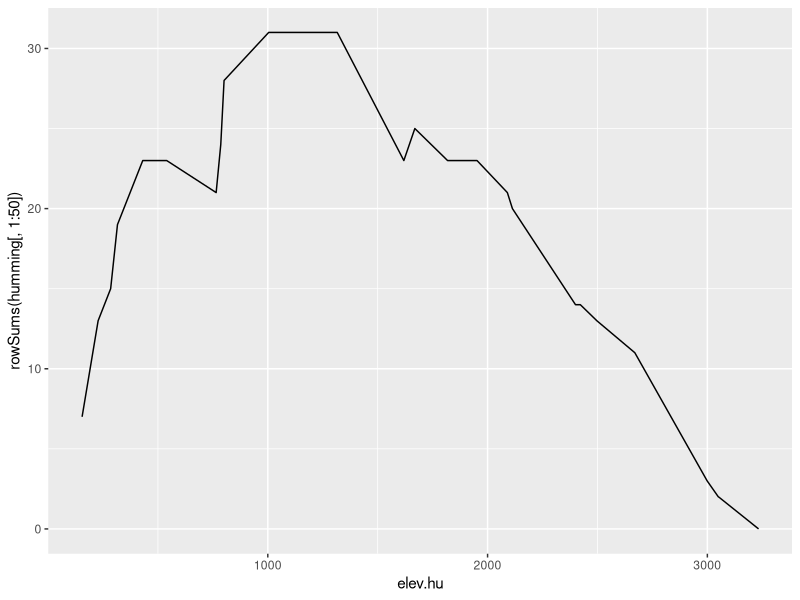
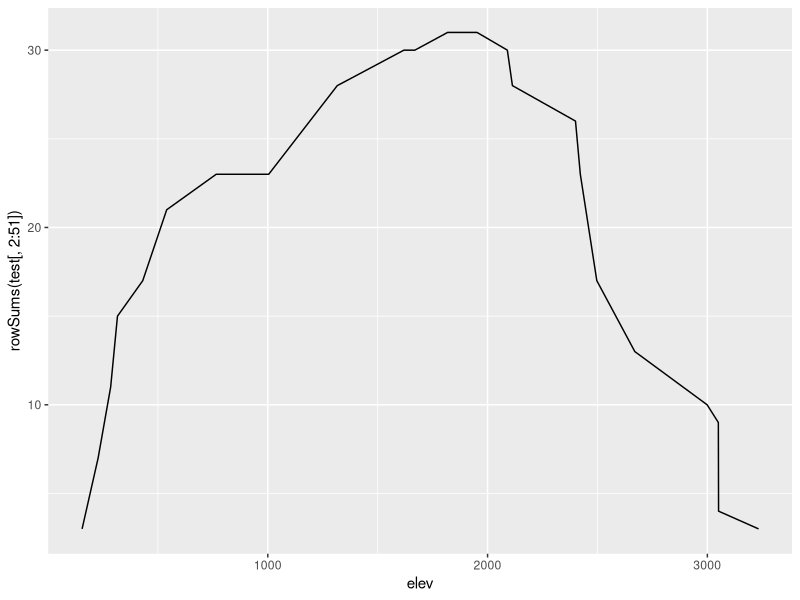
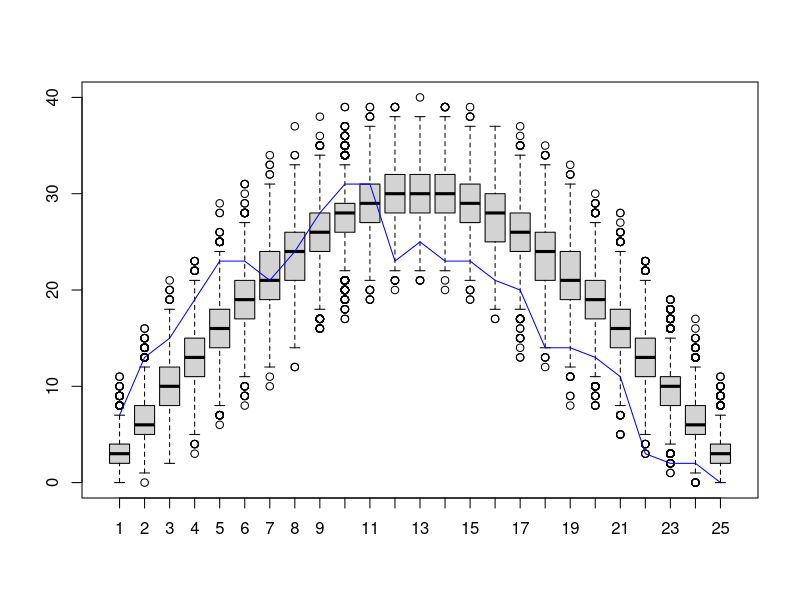

These charts were generated, in order, by the following R code: (Note: this script raises an error after producing the figures.)
setwd("~/Desktop/GitHub/PermuteSeminar-2014/Null models")

humming <- read.table("Hummingbirds.txt", header = T, row.names = 1)
hylids <- read.table("Hylids.txt", header = T, row.names = 1)

elev.hu <- as.numeric(gsub("Elev_", "", rownames(humming)))
elev.hy <- as.numeric(gsub("Elev_", "", rownames(hylids)))

require(ggplot2)
ggplot(humming, aes(x = elev.hu, y = rowSums(humming[,1:50]))) + geom_path()

## Function to permute ranges
permute_range <- function(data){
  elev <- as.numeric(gsub("Elev_", "", rownames(data)))
  # Calculate range sizes for each species
  rangeSize <- colSums(data)
  # Create matrix to fill with new ranges
  new.ranges <- matrix(nrow = length(elev), ncol = length(rangeSize))
  # For loop to shift range for each species
  for(i in 1:length(rangeSize)){
    perm.mat <- matrix(0,nrow = length(elev), ncol = 1)
    upperlim <- length(elev) - rangeSize[i]
    start <- sample(c(1:upperlim), 1)
    perm.mat[start:(start+rangeSize[i]), ] <- 1 
    new.ranges[,i] <- perm.mat
  }
  return(list(ranges = new.ranges, tot.num = rowSums(new.ranges)))
}

## Testing the permute_range function
p1 <- permute_range(humming)
test <- data.frame(elev = elev.hu, p1)
ggplot(test, aes(x = elev, y = rowSums(test[,2:51]))) + geom_path()


## Function to wrap the permute function across any number of permutations
wrapper <- function(n, data){
  p.ranges <- matrix(nrow = n, ncol = nrow(data))
  for(i in 1:n){
    numSpec <- permute_range(data)$tot.num
    p.ranges[i,] <- numSpec
  }
  return(p.ranges)
}

## Hummingbird
test <- wrapper(5000, humming)
boxplot(test)
points(1:25, rowSums(humming), typ = "l", col = "blue")

#get quantiles
quant.hu <- apply(test, 2, quantile, probs = c(.025, .975))
q.dat <- melt(data.frame(t(quant.hu)))
q.dat2 <- cbind(q.dat, num=rep(1:25, 2))

## Make it pretty with ggplot2
colnames(test) <- elev.hu
mtest <- melt(test, id.vars = colnames(test))
g <- ggplot(mtest, aes(x = factor(Var2), y = value)) + geom_boxplot()
g <- g + geom_path(data = humming, aes(x = 1:25, y = rowSums(humming[,1:50])), col = "blue")
g <- g + geom_point(data = humming, aes(x = 1:25, y = rowSums(humming[,1:50])), col = "blue", size = 3)
g + geom_line(data = q.dat2, aes(x=num, y = value, col = variable))


## Hylids
test2 <- wrapper(5000, hylids)
boxplot(test2)
points(1:25, rowSums(hylids), typ = "l", col = "blue")

#get quantiles
quant.hy <- apply(test2, 2, quantile, probs = c(.025, .975))
q.dat.hy <- melt(data.frame(t(quant.hy)))
q.dat2.hy <- cbind(q.dat.hy, num=rep(1:25, 2))


## Make it pretty with ggplot2
colnames(test2) <- elev.hu
mtest2 <- melt(test2, id.vars = colnames(test2))
g <- ggplot(mtest2, aes(x = factor(Var2), y = value)) + geom_boxplot()
g <- g + geom_path(data = hylids, aes(x = 1:25, y = rowSums(hylids[,1:50])), col = "blue")
g <- g + geom_point(data = hylids, aes(x = 1:25, y = rowSums(hylids[,1:50])), col = "blue", size = 2)
g + geom_line(data = q.dat2.hy, aes(x=num, y = value, col = variable))
